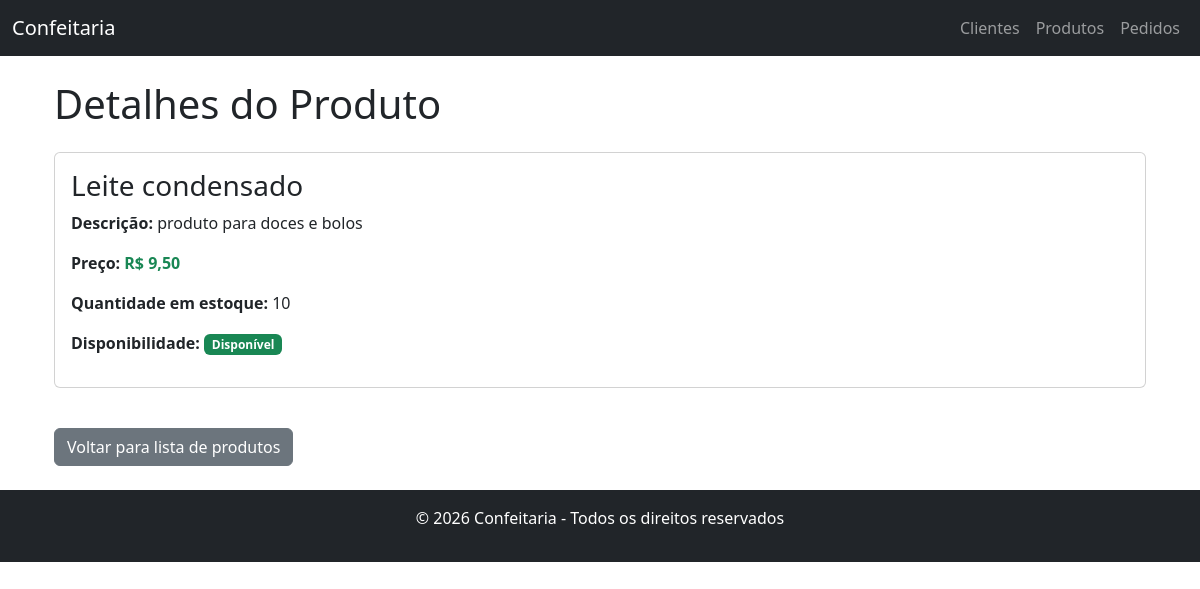
The page /produtos/1/ on the database its author committed.
### produtos/models.py (models this page shows, shortened)
class Produto(models.Model):
    nome = models.CharField(max_length=100)
    descricao = models.TextField(blank=True, null=True)
    preco = models.DecimalField(max_digits=8, decimal_places=2)
    disponibilidade = models.BooleanField(default=True)
    quantidade = models.PositiveIntegerField(default=0)

### produtos/views.py (the view)
# urls.py: path('<int:id>/', views.detalhe_produto, name='detalhe_produto'),
def detalhe_produto(request, id):
    produto = get_object_or_404(Produto, id=id)
    return render(request, 'produtos/detalhe_produto.html', {'produto': produto})

### templates/produtos/detalhe_produto.html
{% extends "base.html" %}
{% block content %}
<div class="container mt-4">
    <h1 class="mb-4">Detalhes do Produto</h1>
    <div class="card mb-4">
        <div class="card-body">
            <h3 class="card-title">{{ produto.nome }}</h3>
            <p><strong>Descrição:</strong> {{ produto.descricao }}</p>
            <p><strong>Preço:</strong> <span class="fw-bold text-success">R$ {{ produto.preco }}</span></p>
            <p><strong>Quantidade em estoque:</strong> {{ produto.quantidade }}</p>
            <p>
                <strong>Disponibilidade:</strong>
                {% if produto.disponibilidade %}
                    <span class="badge bg-success">Disponível</span>
                {% else %}
                    <span class="badge bg-danger">Indisponível</span>
                {% endif %}
            </p>
        </div>
    </div>
    <a href="{% url 'lista_produtos' %}" class="btn btn-secondary mt-3">Voltar para lista de produtos</a>
</div>
{% endblock %}

### rows shown on the page
Produto: nome "Leite condensado", descricao "produto para doces e bolos", preco "9,50", quantidade "10"

### other values the page prints
{{ year|default:"2026" }} "2026"
